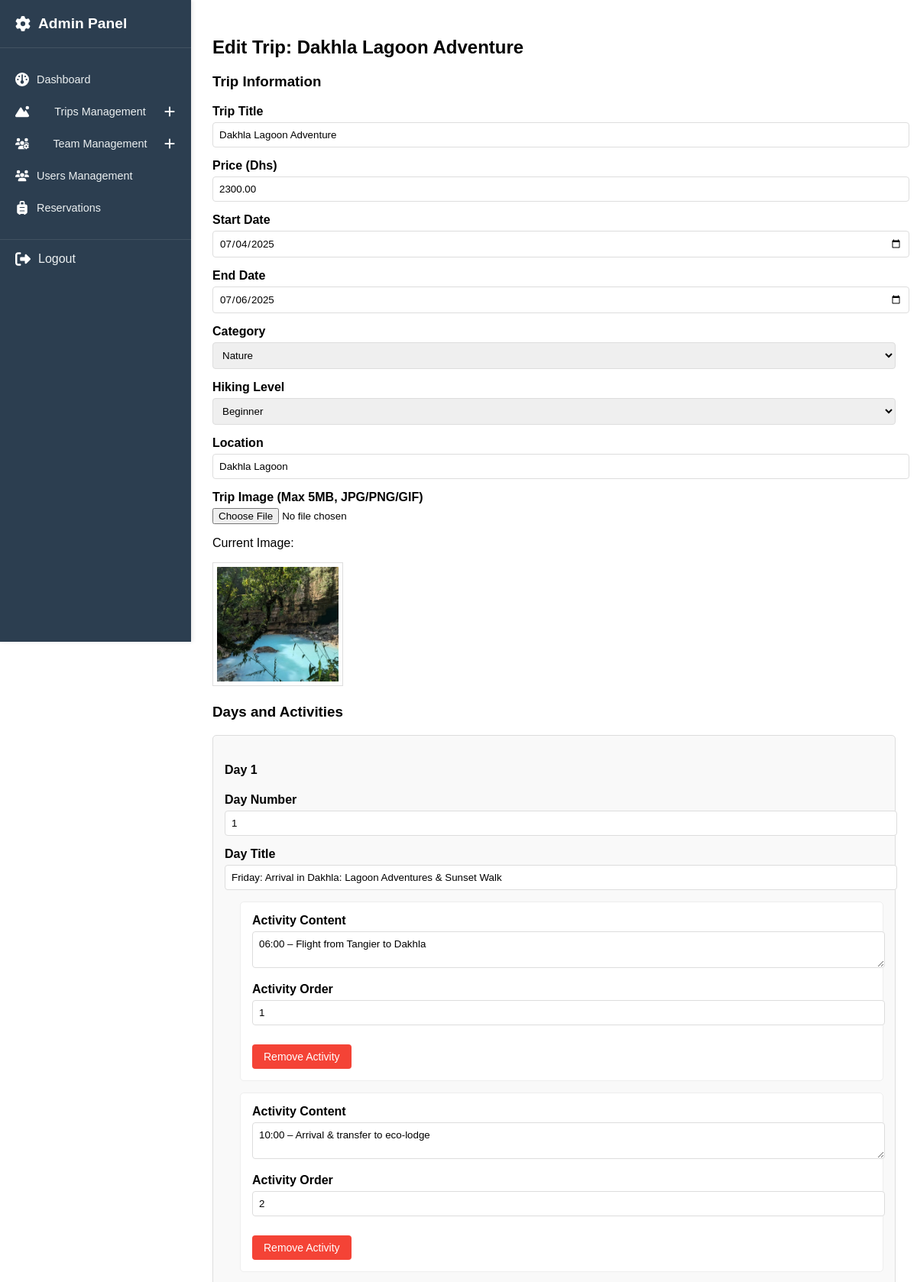
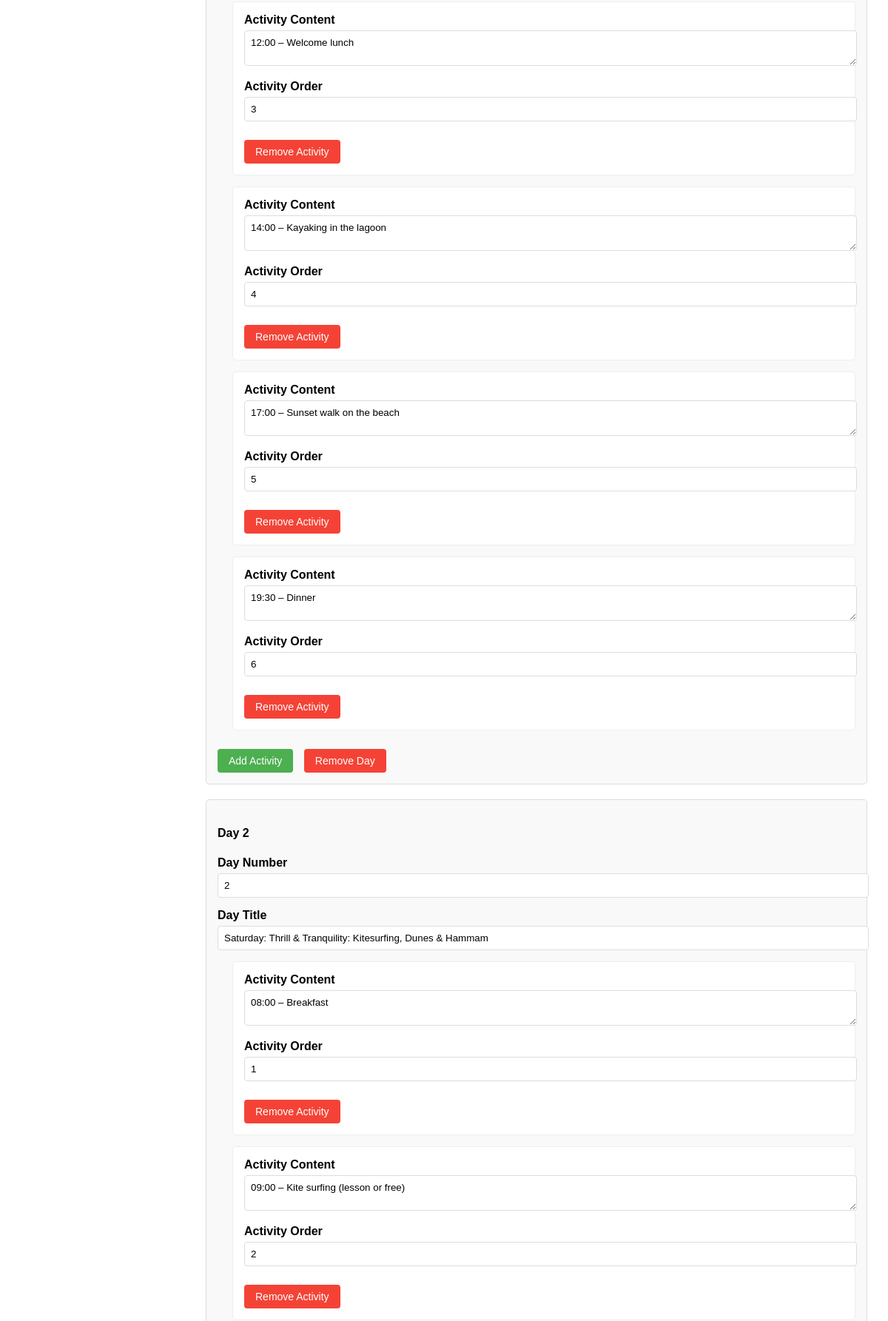
Screenshot of /admin/trips/edit_trip.php?id=21 (upper part) with the database file from the repository (2 pictures, top to bottom).
### tables this page shows
CREATE TABLE `trips` (
  `trip_id` int(11) NOT NULL,
  `title` varchar(100) NOT NULL,
  `price` decimal(10,2) NOT NULL,
  `start_date` date NOT NULL,
  `end_date` date NOT NULL,
  `hiking_level` enum('beginner','advanced') NOT NULL,
  `location` varchar(250) NOT NULL,
  `image_url` varchar(500) NOT NULL,
  `trip_category_id` int(11) NOT NULL
);

CREATE TABLE `trip_days` (
  `day_id` int(11) NOT NULL,
  `trip_id` int(11) NOT NULL,
  `day_number` int(11) NOT NULL,
  `day_title` varchar(255) DEFAULT NULL
);

CREATE TABLE `trip_activities` (
  `activity_id` int(11) NOT NULL,
  `day_id` int(11) NOT NULL,
  `activity_order` int(11) NOT NULL,
  `activity_content` text NOT NULL
);

### admin/trips/edit_trip.php (the view, shortened to what this page needs)
<?php
include '../includes/pdo.php';
$trip_id = $_GET['id'];
$stmt = $pdo->prepare("SELECT * FROM trips WHERE trip_id = ?");
$stmt->execute([$trip_id]);
$trip = $stmt->fetch(PDO::FETCH_ASSOC);
$days = [];
$stmt_days = $pdo->prepare("SELECT * FROM trip_days WHERE trip_id = ? ORDER BY day_number");
$stmt_days->execute([$trip_id]);
while ($day = $stmt_days->fetch(PDO::FETCH_ASSOC)) {
    $stmt_activities = $pdo->prepare("SELECT * FROM trip_activities
                                    WHERE day_id = ? ORDER BY activity_order");
    $stmt_activities->execute([$day['day_id']]);
    $day['activities'] = $stmt_activities->fetchAll(PDO::FETCH_ASSOC);
    $days[] = $day;
}
include '../includes/sidebar.php';
?>
<div class="main-content">
    <h2>Edit Trip: <?= htmlspecialchars($trip['title']) ?></h2>
    <form method="POST" enctype="multipart/form-data" id="tripForm">
        <h3>Trip Information</h3>
        <div class="form-group">
            <label>Trip Title</label>
            <input type="text" name="trip_title" value="<?= htmlspecialchars($trip['title'] ?? '') ?>">
        </div>
        <div class="form-group">
            <label>Price (Dhs)</label>
            <input type="number" name="trip_price" step="0.01" value="<?= htmlspecialchars($trip['price'] ?? '') ?>">
        </div>
        <div class="form-group">
            <label>Start Date</label>
            <input type="date" name="start_date" value="<?= htmlspecialchars($trip['start_date'] ?? '') ?>" id="startDate">
        </div>
        <div class="form-group">
            <label>End Date</label>
            <input type="date" name="end_date" value="<?= htmlspecialchars($trip['end_date'] ?? '') ?>" id="endDate">
        </div>
        <div class="form-group">
            <label>Category</label>
            <select name="trip_category_id">
                <option value="3" <?= ($trip['trip_category_id'] ?? '') == '3' ? 'selected' : '' ?>>Nature</option>
            </select>
        </div>
        <div class="form-group">
            <label>Hiking Level</label>
            <select name="hiking_level">
                <option value="beginner" <?= ($trip['hiking_level'] ?? '') == 'beginner' ? 'selected' : '' ?>>Beginner</option>
            </select>
        </div>
        <div class="form-group">
            <label>Location</label>
            <input type="text" name="location" value="<?= htmlspecialchars($trip['location'] ?? '') ?>">
        </div>
        <div class="form-group">
            <label>Trip Image (Max 5MB, JPG/PNG/GIF)</label>
            <input type="file" name="image" accept="image/jpeg,image/png,image/gif">
            <?php if (!empty($trip['image_url'])): ?>
                <div class="current-image">
                    <p>Current Image:</p>
                    <img src="../../uploads<?= htmlspecialchars($trip['image_url']) ?>" style="max-width: 200px; max-height: 150px;">
                </div>
            <?php endif; ?>
        </div>
        <h3>Days and Activities</h3>
        <div id="daysContainer">
            <?php if (!empty($days)): ?>
                <?php foreach ($days as $i => $day): ?>
                    <div class="day-section" data-day-index="<?= $i ?>">
                        <h4>Day <?= $i + 1 ?></h4>
                        <div class="form-group">
                            <label>Day Number</label>
                            <input type="number" name="day_number[]" min="1" value="<?= htmlspecialchars($day['day_number'] ?? ($i + 1)) ?>">
                        </div>
                        <div class="form-group">
                            <label>Day Title</label>
                            <input type="text" name="day_title[]" value="<?= htmlspecialchars($day['day_title'] ?? '') ?>">
                        </div>
                        <div class="activities-container">
                            <?php foreach (($day['activities'] ?? []) as $a_index => $activity): ?>
                                <div class="activity">
                                    <div class="form-group">
                                        <label>Activity Content</label>
                                        <textarea name="activity_content[<?= $i ?>][]"><?= htmlspecialchars($activity['activity_content'] ?? '') ?></textarea>
                                    </div>
                                    <div class="form-group">
                                        <label>Activity Order</label>
                                        <input type="number" name="activity_order[<?= $i ?>][]" min="1" value="<?= htmlspecialchars($activity['activity_order'] ?? ($a_index + 1)) ?>">
                                    </div>
                                    <button type="button" class="remove-activity">Remove Activity</button>
                                </div>
                            <?php endforeach; ?>
                        </div>
                        <button type="button" class="add-activity">Add Activity</button>
                        <button type="button" class="remove-day">Remove Day</button>
                    </div>
                <?php endforeach; ?>
            <?php endif; ?>
        </div>
    </form>
</div>
</body>
</html>

### admin/styles/sidebar.css (style rules this page uses)
.main-content { margin-left: 250px; padding: 20px; }

### admin/styles/edit_trip.css (style rules this page uses)
* { font-family: Arial, sans-serif; }
.form-group { margin-bottom: 15px; }
.form-group label { display: block; margin-bottom: 5px; font-weight: bold; }
.form-group input[type="text"], .form-group input[type="number"], .form-group input[type="date"], .form-group textarea, .form-group select { width: 100%; padding: 8px; border: 1px solid #ddd; border-radius: 4px; }
.day-section { border: 1px solid #ddd; padding: 15px; margin-bottom: 20px; border-radius: 5px; background: #f9f9f9; }
.activities-container { margin-left: 20px; margin-top: 15px; }
.activity { margin-bottom: 15px; padding: 15px; background: #fff; border-radius: 5px; border: 1px solid #eee; }
.add-activity, .remove-activity, #addDay, .remove-day { padding: 8px 15px; border: none; border-radius: 4px; cursor: pointer; margin-right: 10px; margin-top: 10px; font-size: 14px; }
.add-activity, #addDay { background: #4CAF50; color: white; }
.remove-activity, .remove-day { background: #f44336; color: white; }
.current-image { margin-top: 10px; }
.current-image img { border: 1px solid #ddd; padding: 5px; background: white; }

### rows the page displays
trips: title "Dakhla Lagoon Adventure", trip_title "Dakhla Lagoon Adventure", trip_price "2300.00", start_date "07/04/2025", end_date "07/06/2025", trip_category_id "Nature", hiking_level "Beginner", location "Dakhla Lagoon", image_url (picture)
trip_days: day_number "1", day_title "Friday: Arrival in Dakhla: Lagoon Adventures & Sunset Walk"
trip_activities: activity_content "06:00 – Flight from Tangier to Dakhla", activity_order "1"
trip_activities: activity_content "10:00 – Arrival & transfer to eco-lodge", activity_order "2"
trip_activities: activity_content "12:00 – Welcome lunch", activity_order "3"
trip_activities: activity_content "14:00 – Kayaking in the lagoon", activity_order "4"
trip_activities: activity_content "17:00 – Sunset walk on the beach", activity_order "5"
trip_activities: activity_content "19:30 – Dinner", activity_order "6"
trip_days: day_number "2", day_title "Saturday: Thrill & Tranquility: Kitesurfing, Dunes & Hammam"
trip_activities: activity_content "08:00 – Breakfast", activity_order "1"
trip_activities: activity_content "09:00 – Kite surfing (lesson or free)", activity_order "2"
